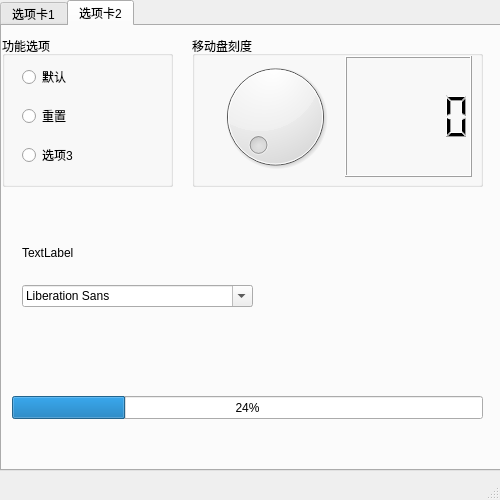
<?xml version="1.0" encoding="UTF-8"?>
<ui version="4.0">
 <class>MainWindow</class>
 <widget class="QMainWindow" name="MainWindow">
  <property name="geometry">
   <rect>
    <x>0</x>
    <y>0</y>
    <width>500</width>
    <height>500</height>
   </rect>
  </property>
  <property name="windowTitle">
   <string>MainWindow</string>
  </property>
  <widget class="QWidget" name="centralwidget">
   <widget class="QTabWidget" name="tabWidget">
    <property name="geometry">
     <rect>
      <x>0</x>
      <y>0</y>
      <width>501</width>
      <height>471</height>
     </rect>
    </property>
    <property name="currentIndex">
     <number>1</number>
    </property>
    <widget class="QWidget" name="tab">
     <attribute name="title">
      <string>选项卡1</string>
     </attribute>
     <widget class="QTabWidget" name="tabWidget_2">
      <property name="geometry">
       <rect>
        <x>0</x>
        <y>0</y>
        <width>491</width>
        <height>421</height>
       </rect>
      </property>
      <property name="currentIndex">
       <number>1</number>
      </property>
      <widget class="QWidget" name="tab_3">
       <attribute name="title">
        <string>树</string>
       </attribute>
       <widget class="QTreeWidget" name="treeWidget">
        <property name="geometry">
         <rect>
          <x>0</x>
          <y>0</y>
          <width>491</width>
          <height>391</height>
         </rect>
        </property>
        <column>
         <property name="text">
          <string>第一列</string>
         </property>
        </column>
        <item>
         <property name="text">
          <string>项目一</string>
         </property>
         <item>
          <property name="text">
           <string>子项目1</string>
          </property>
         </item>
        </item>
       </widget>
      </widget>
      <widget class="QWidget" name="tab_4">
       <attribute name="title">
        <string>日历</string>
       </attribute>
       <widget class="QWidget" name="">
        <property name="geometry">
         <rect>
          <x>0</x>
          <y>0</y>
          <width>481</width>
          <height>391</height>
         </rect>
        </property>
        <layout class="QVBoxLayout" name="verticalLayout">
         <item>
          <widget class="QDateEdit" name="dateEdit"/>
         </item>
         <item>
          <widget class="QCalendarWidget" name="calendarWidget"/>
         </item>
        </layout>
       </widget>
      </widget>
     </widget>
    </widget>
    <widget class="QWidget" name="tab_2">
     <attribute name="title">
      <string>选项卡2</string>
     </attribute>
     <widget class="QGroupBox" name="groupBox">
      <property name="geometry">
       <rect>
        <x>0</x>
        <y>10</y>
        <width>171</width>
        <height>151</height>
       </rect>
      </property>
      <property name="title">
       <string>功能选项</string>
      </property>
      <widget class="QWidget" name="">
       <property name="geometry">
        <rect>
         <x>20</x>
         <y>20</y>
         <width>141</width>
         <height>121</height>
        </rect>
       </property>
       <layout class="QVBoxLayout" name="verticalLayout_2">
        <item>
         <widget class="QRadioButton" name="radioButton">
          <property name="text">
           <string>默认</string>
          </property>
         </widget>
        </item>
        <item>
         <widget class="QRadioButton" name="radioButton_2">
          <property name="text">
           <string>重置</string>
          </property>
         </widget>
        </item>
        <item>
         <widget class="QRadioButton" name="radioButton_3">
          <property name="text">
           <string>选项3</string>
          </property>
         </widget>
        </item>
       </layout>
      </widget>
     </widget>
     <widget class="QGroupBox" name="groupBox_2">
      <property name="geometry">
       <rect>
        <x>190</x>
        <y>10</y>
        <width>291</width>
        <height>151</height>
       </rect>
      </property>
      <property name="title">
       <string>移动盘刻度</string>
      </property>
      <widget class="QWidget" name="">
       <property name="geometry">
        <rect>
         <x>19</x>
         <y>20</y>
         <width>261</width>
         <height>121</height>
        </rect>
       </property>
       <layout class="QHBoxLayout" name="horizontalLayout">
        <item>
         <widget class="QDial" name="dial"/>
        </item>
        <item>
         <widget class="QLCDNumber" name="lcdNumber"/>
        </item>
       </layout>
      </widget>
     </widget>
     <widget class="QProgressBar" name="progressBar">
      <property name="geometry">
       <rect>
        <x>10</x>
        <y>370</y>
        <width>471</width>
        <height>23</height>
       </rect>
      </property>
      <property name="value">
       <number>24</number>
      </property>
     </widget>
     <widget class="QWidget" name="">
      <property name="geometry">
       <rect>
        <x>20</x>
        <y>200</y>
        <width>231</width>
        <height>81</height>
       </rect>
      </property>
      <layout class="QVBoxLayout" name="verticalLayout_3">
       <item>
        <widget class="QLabel" name="label">
         <property name="text">
          <string>TextLabel</string>
         </property>
        </widget>
       </item>
       <item>
        <widget class="QFontComboBox" name="fontComboBox"/>
       </item>
      </layout>
     </widget>
    </widget>
   </widget>
  </widget>
  <widget class="QMenuBar" name="menubar">
   <property name="geometry">
    <rect>
     <x>0</x>
     <y>0</y>
     <width>500</width>
     <height>23</height>
    </rect>
   </property>
  </widget>
  <widget class="QStatusBar" name="statusbar"/>
 </widget>
 <resources/>
 <connections/>
</ui>
